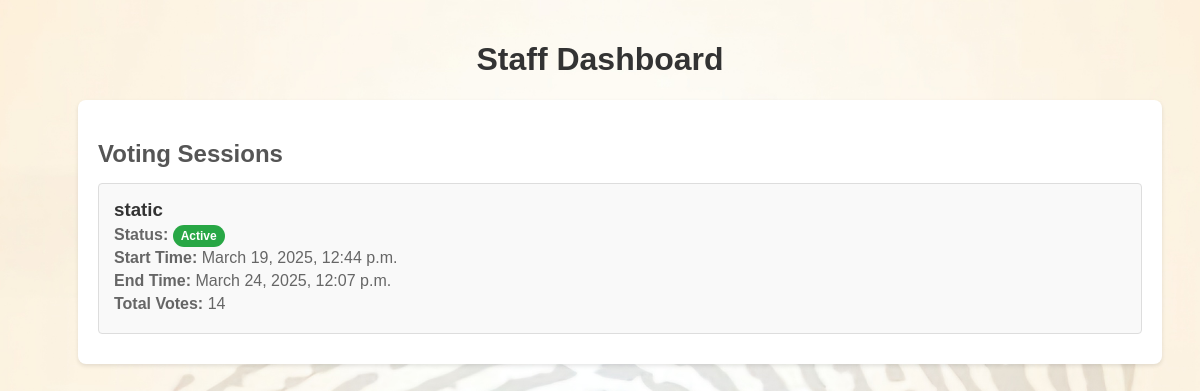
Page /staff_dash/ (signed in) on the earlier database version.
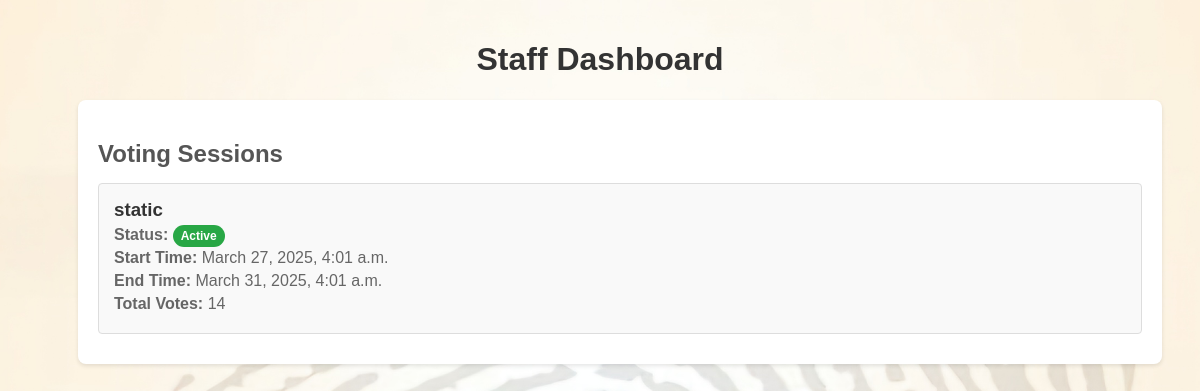
Same page on the later database version.
### manager/models.py (models this page shows, shortened)
class VotingSession(models.Model):
    name = models.CharField(max_length=100)
    constituency = models.ForeignKey(Constituency, on_delete=models.CASCADE, null=True, blank=True)
    start_time = models.DateTimeField()
    end_time = models.DateTimeField()
    status = models.CharField(
        max_length=10,
        choices=[('Active', 'Active'), ('Inactive', 'Inactive')],
        default='Inactive'
    )
    voted_users = models.ManyToManyField(Voter, blank=True)

### manager/views.py (the view)
# urls.py: path('staff_dash/',views.staff_dashboard,name='staff_dash'),
@login_required
def staff_dashboard(request):
    active_sessions = VotingSession.objects.filter(status="Active")
    session_data = []
    for session in active_sessions:
        candidates_data = VoteCount.objects.filter(session=session).order_by('-total_votes')
        total_votes = sum(candidate.total_votes for candidate in candidates_data)
        session_data.append({
            'session': session,
            'candidates_data': candidates_data,
            'total_votes': total_votes,
        })
    return render(request, 'staff_dashboard.html', {
        'session_data': session_data,
    })

### templates/staff_dashboard.html (shortened to what this page needs)
{% load static %}
<!DOCTYPE html>
<html lang="en">
<head>
</head>
<body>
    <h1>Staff Dashboard</h1>
    <div class="dashboard-container">
        <div class="dashboard-section">
            <h2>Voting Sessions</h2>
            <div class="session-list">
                {% for data in session_data %}
                <div class="session-tile" onclick="window.location.href='{% url 'scan_biometric' data.session.id %}'">
                    <div class="session-info">
                            <h3>{{ data.session.name }}</h3>
                            <p><strong>Status:</strong>
                                <span class="status-badge {% if data.session.status == 'Active' %}active{% else %}inactive{% endif %}">
                                    {{ data.session.status }}
                                </span>
                            </p>
                            <p><strong>Start Time:</strong> {{ data.session.start_time }}</p>
                            <p><strong>End Time:</strong> {{ data.session.end_time }}</p>
                                {% with total_votes=0 %}
                                <p><strong>Total Votes:</strong> {{ data.total_votes }}</p>
                                {% endwith %}
                        </div>
                    </div>
                {% endfor %}
            </div>
        </div>
    </div>
</body>
</html>

Differences in the rows shown:
changed VotingSession "static": session.start_time "March 19, 2025, 12:44 p.m." → "March 27, 2025, 4:01 a.m."; session.end_time "March 24, 2025, 12:07 p.m." → "March 31, 2025, 4:01 a.m."
